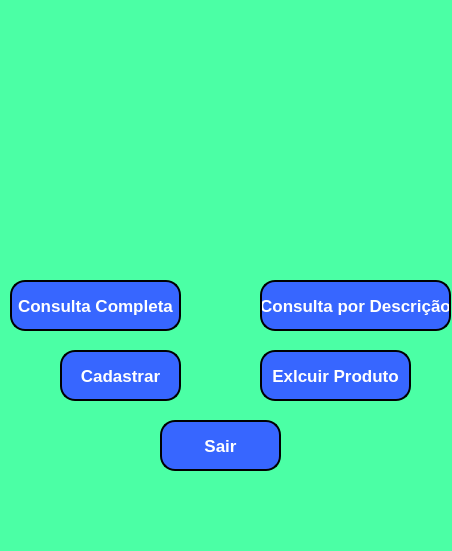
<?xml version="1.0" encoding="UTF-8"?>
<ui version="4.0">
 <class>MainWindow</class>
 <widget class="QMainWindow" name="MainWindow">
  <property name="geometry">
   <rect>
    <x>0</x>
    <y>0</y>
    <width>452</width>
    <height>551</height>
   </rect>
  </property>
  <property name="windowTitle">
   <string>MainWindow</string>
  </property>
  <property name="styleSheet">
   <string notr="true">background-color: rgb(75, 255, 165);</string>
  </property>
  <widget class="QWidget" name="centralwidget">
   <widget class="QPushButton" name="pushButton">
    <property name="geometry">
     <rect>
      <x>10</x>
      <y>280</y>
      <width>171</width>
      <height>51</height>
     </rect>
    </property>
    <property name="font">
     <font>
      <pointsize>13</pointsize>
      <weight>75</weight>
      <bold>true</bold>
     </font>
    </property>
    <property name="styleSheet">
     <string notr="true">background-color: rgb(55, 102, 255);
color: rgb(255, 255, 255);
border-style: outset;
border-width: 2px;
border-radius: 15px;
border-color: black;</string>
    </property>
    <property name="text">
     <string>Consulta Completa</string>
    </property>
   </widget>
   <widget class="QLabel" name="label_2">
    <property name="geometry">
     <rect>
      <x>210</x>
      <y>310</y>
      <width>31</width>
      <height>61</height>
     </rect>
    </property>
    <property name="text">
     <string/>
    </property>
    <property name="pixmap">
     <pixmap>usuario.png</pixmap>
    </property>
   </widget>
   <widget class="QLabel" name="label_4">
    <property name="geometry">
     <rect>
      <x>80</x>
      <y>490</y>
      <width>241</width>
      <height>31</height>
     </rect>
    </property>
    <property name="font">
     <font>
      <pointsize>13</pointsize>
     </font>
    </property>
    <property name="styleSheet">
     <string notr="true">color: rgb(255, 255, 127);</string>
    </property>
    <property name="text">
     <string/>
    </property>
   </widget>
   <widget class="QPushButton" name="pushButton_3">
    <property name="geometry">
     <rect>
      <x>60</x>
      <y>350</y>
      <width>121</width>
      <height>51</height>
     </rect>
    </property>
    <property name="font">
     <font>
      <pointsize>13</pointsize>
      <weight>75</weight>
      <bold>true</bold>
     </font>
    </property>
    <property name="styleSheet">
     <string notr="true">background-color: rgb(55, 102, 255);
color: rgb(255, 255, 255);
border-style: outset;
border-width: 2px;
border-radius: 15px;
border-color: black;</string>
    </property>
    <property name="text">
     <string>Cadastrar</string>
    </property>
   </widget>
   <widget class="QLabel" name="label_5">
    <property name="geometry">
     <rect>
      <x>120</x>
      <y>50</y>
      <width>431</width>
      <height>191</height>
     </rect>
    </property>
    <property name="font">
     <font>
      <pointsize>20</pointsize>
     </font>
    </property>
    <property name="styleSheet">
     <string notr="true">color: rgb(0, 85, 255);</string>
    </property>
    <property name="text">
     <string/>
    </property>
    <property name="pixmap">
     <pixmap>image.png</pixmap>
    </property>
   </widget>
   <widget class="QPushButton" name="pushButton_2">
    <property name="geometry">
     <rect>
      <x>260</x>
      <y>280</y>
      <width>191</width>
      <height>51</height>
     </rect>
    </property>
    <property name="font">
     <font>
      <pointsize>13</pointsize>
      <weight>75</weight>
      <bold>true</bold>
     </font>
    </property>
    <property name="styleSheet">
     <string notr="true">background-color: rgb(55, 102, 255);
color: rgb(255, 255, 255);
border-style: outset;
border-width: 2px;
border-radius: 15px;
border-color: black;</string>
    </property>
    <property name="text">
     <string>Consulta por Descrição</string>
    </property>
   </widget>
   <widget class="QPushButton" name="pushButton_4">
    <property name="geometry">
     <rect>
      <x>260</x>
      <y>350</y>
      <width>151</width>
      <height>51</height>
     </rect>
    </property>
    <property name="font">
     <font>
      <pointsize>13</pointsize>
      <weight>75</weight>
      <bold>true</bold>
     </font>
    </property>
    <property name="styleSheet">
     <string notr="true">background-color: rgb(55, 102, 255);
color: rgb(255, 255, 255);
border-style: outset;
border-width: 2px;
border-radius: 15px;
border-color: black;</string>
    </property>
    <property name="text">
     <string>Exlcuir Produto</string>
    </property>
   </widget>
   <widget class="QPushButton" name="pushButton_5">
    <property name="geometry">
     <rect>
      <x>160</x>
      <y>420</y>
      <width>121</width>
      <height>51</height>
     </rect>
    </property>
    <property name="font">
     <font>
      <pointsize>13</pointsize>
      <weight>75</weight>
      <bold>true</bold>
     </font>
    </property>
    <property name="styleSheet">
     <string notr="true">background-color: rgb(55, 102, 255);
color: rgb(255, 255, 255);
border-style: outset;
border-width: 2px;
border-radius: 15px;
border-color: black;</string>
    </property>
    <property name="text">
     <string>Sair</string>
    </property>
   </widget>
   <zorder>label_2</zorder>
   <zorder>pushButton</zorder>
   <zorder>label_4</zorder>
   <zorder>pushButton_3</zorder>
   <zorder>label_5</zorder>
   <zorder>pushButton_2</zorder>
   <zorder>pushButton_4</zorder>
   <zorder>pushButton_5</zorder>
  </widget>
  <widget class="QMenuBar" name="menubar">
   <property name="geometry">
    <rect>
     <x>0</x>
     <y>0</y>
     <width>452</width>
     <height>22</height>
    </rect>
   </property>
  </widget>
  <widget class="QStatusBar" name="statusbar"/>
 </widget>
 <resources/>
 <connections/>
</ui>
